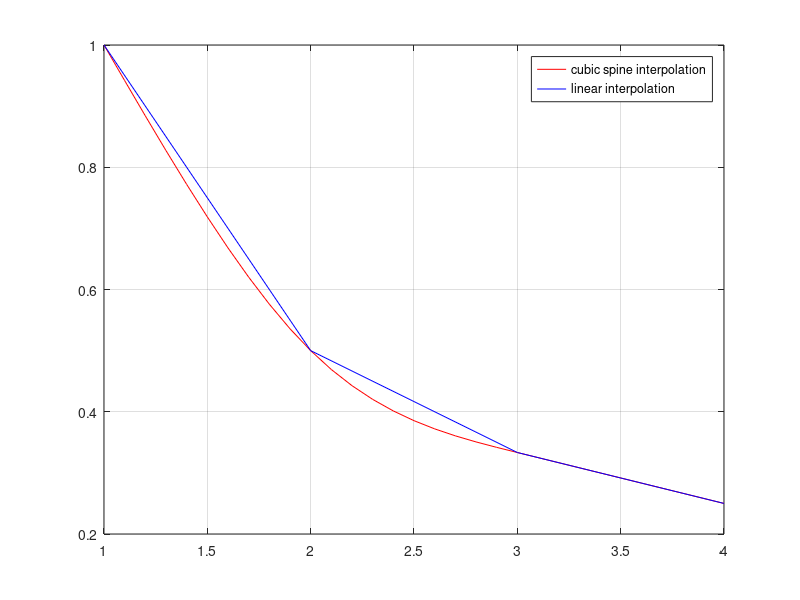
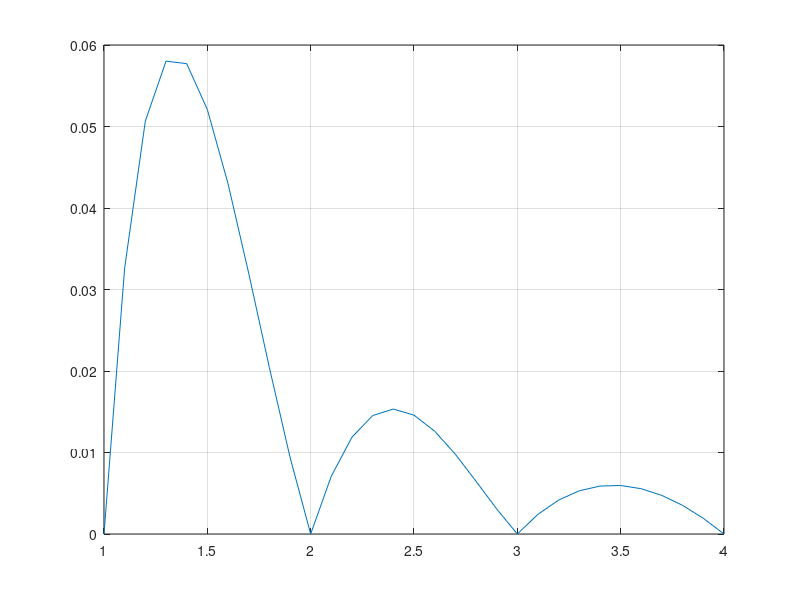

The MATLAB source for these figures, in order:
close all;
clear all;

x = [1,2,3,4];
y = [1,1/2,1/3,1/4];

xx = [(x(3)-x(1))/3,(x(3)-x(2))/6;(x(3)-x(2))/6,(x(4)-x(2))/3];
yy = [((y(3)-y(2))/(x(3)-x(2)))-((y(2)-y(1))/(x(2)-x(1)));((y(4)-y(3))/(x(4)-x(3)))-((y(3)-y(2))/(x(3)-x(2)))];

anss = inv(xx) * yy;

mj = [0 anss(1) anss(2) 0];

c = zeros(4,1);
d = zeros(4,1);

for i=2:4
    c(i) = ((y(i-1)/(x(i)-x(i-1)))-((mj(i-1)/6)*(x(i)-x(i-1))));
    d(i) = ((y(i)/(x(i)-x(i-1)))-((mj(i)/6)*(x(i)-x(i-1))));
end

q = 1:0.1:4;
size(q,2)
s1 = zeros(1,size(q,2));

for j=2:4
   for k=10*(j-1):1:j*10
        i = k/10;
        s1(1,k-9) = (mj(j-1)*(x(j)-x(j-1))*(((x(j)-i)^3)/6))+(mj(j)*(x(j)-x(j-1))*(((i-x(j-1))^3)/6))+(c(j)*(x(j)-i))+(d(j)*(i-x(j-1)));
   end
end

figure();
size(s1,2)
plot(q,s1,'r');
grid on;
hold on;
plot([x(1) x(2)],[y(1) y(2)],'b',[x(2) x(3)],[y(2) y(3)],'b',[x(3) x(4)],[y(3) y(4)],'b');
grid on;
hold off;
legend('cubic spine interpolation','linear interpolation');

y1 = 1./q;

err = abs(y1 - s1);
figure();
plot(q,err);
grid on;
